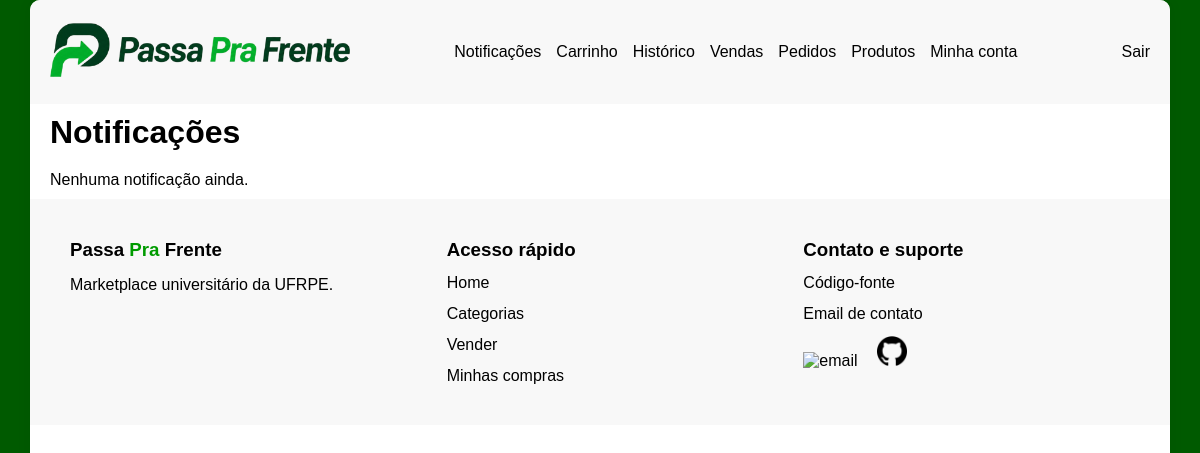
The app's page /notificacoes (signed in), older data.
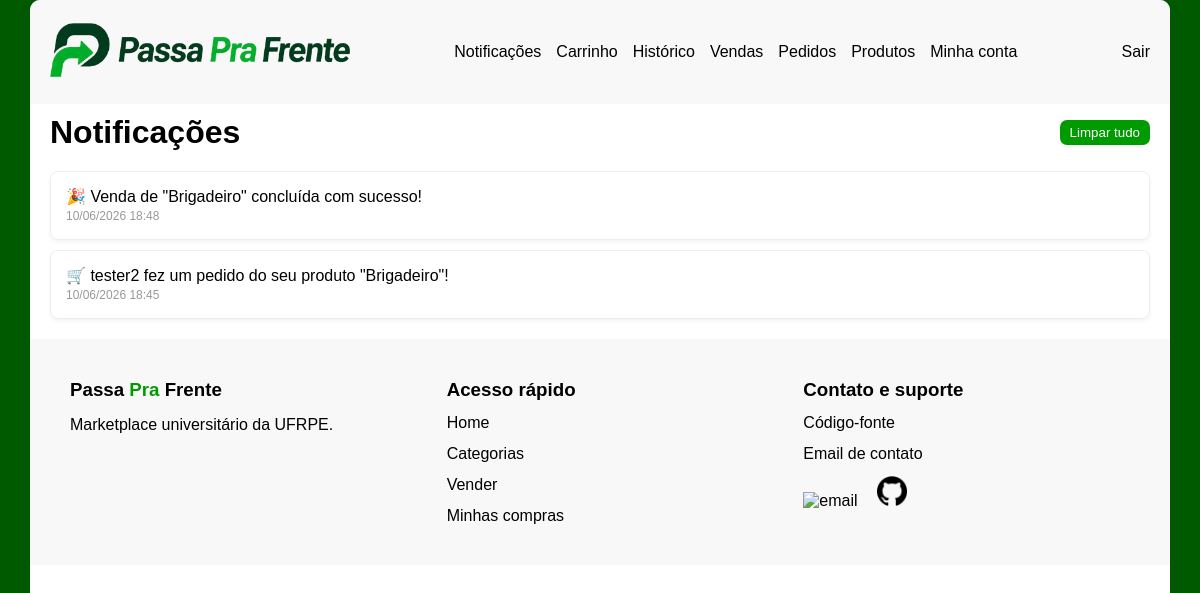
The same page, newer data.
### notificacoes/models.py (models this page shows, shortened)
class Notificacao(models.Model):
    TIPOS = [
        ('pedido_recebido',     '🛒 Pedido recebido'),
        ('pedido_confirmado',   '✅ Pedido confirmado'),
        ('pedido_cancelado',    '❌ Pedido cancelado'),
        ('venda_concluida',     '🎉 Venda concluída'),
        ('nova_mensagem',       '💬 Nova mensagem'),
        ('produto_editado',     '✏️ Anúncio editado'),
        ('produto_denunciado',  '❗ Produto denunciado'),
        ('produto_removido',    '🔒 Anúncio removido'),
        ('nova_avaliacao',      '⭐ Nova avaliação'),
    ]
    usuario = models.ForeignKey(
        settings.AUTH_USER_MODEL,
        on_delete=models.CASCADE,
        related_name='notificacoes'
    )
    tipo = models.CharField(max_length=30, choices=TIPOS)
    mensagem = models.TextField()
    lida = models.BooleanField(default=False)
    criado_em = models.DateTimeField(auto_now_add=True)
    url = models.CharField(max_length=200, blank=True, null=True)
    class Meta:
        ordering = ['-criado_em']

### notificacoes/views.py (the view)
# urls.py: path('', NotificacoesView.as_view(), name='notificacoes'),
class NotificacoesView(LoginRequiredMixin, View):
    def get(self, request):
        notificacoes = Notificacao.objects.filter(usuario=request.user)
        notificacoes.filter(lida=False).update(lida=True)
        return render(request, 'notificacoes/notificacoes.html', {
            'notificacoes': notificacoes,
        })

### notificacoes/context_processors.py (called while the page is built)
def notificacoes_nao_lidas(request):
        if not request.user.is_authenticated:
            return {'notificacoes_count': 0}
        count = Notificacao.objects.filter(
            usuario=request.user,
            lida=False
        ).count()
        return {'notificacoes_count': count}

### templates/notificacoes/notificacoes.html (shortened to what this page needs)
{% extends 'base.html' %}
{% load static %}
{% block extra_css %}
    <link rel="stylesheet" href="{% static 'notificacoes/notificacoes.css' %}">
{% endblock %}
{% block content %}
<main>
    <div class="container">
        <div style="display:flex; justify-content:space-between; align-items:center; margin-bottom:20px;">
            <h1>Notificações</h1>
            {% if notificacoes %}
                <form method="POST" action="{% url 'limpar_notificacoes' %}">
                    <button type="submit" class="button_cancelar">Limpar tudo</button>
                </form>
            {% endif %}
        </div>
        {% if notificacoes %}
            {% for notificacao in notificacoes %}
                <a href="{{ notificacao.url }}" style="text-decoration:none; color:inherit;">
                    <div class="notificacao {% if not notificacao.lida %}nao-lida{% endif %}">
                        <p>{{ notificacao.mensagem }}</p>
                        <small>{{ notificacao.criado_em|date:"d/m/Y H:i" }}</small>
                    </div>
                </a>
            {% endfor %}
        {% else %}
            <p>Nenhuma notificação ainda.</p>
        {% endif %}
    </div>
</main>
{% endblock %}

Row changes from the older to the newer data that the page shows:
added Notificacao: mensagem "🎉 Venda de \"Brigadeiro\" concluída com sucesso!", criado_em "10/06/2026 18:48"
added Notificacao: mensagem "🛒 tester2 fez um pedido do seu produto \"Brigadeiro\"!", criado_em "10/06/2026 18:45"
Text that changed along with them:
text no longer shown: "Nenhuma notificação ainda."
text now shown: "Limpar tudo"
